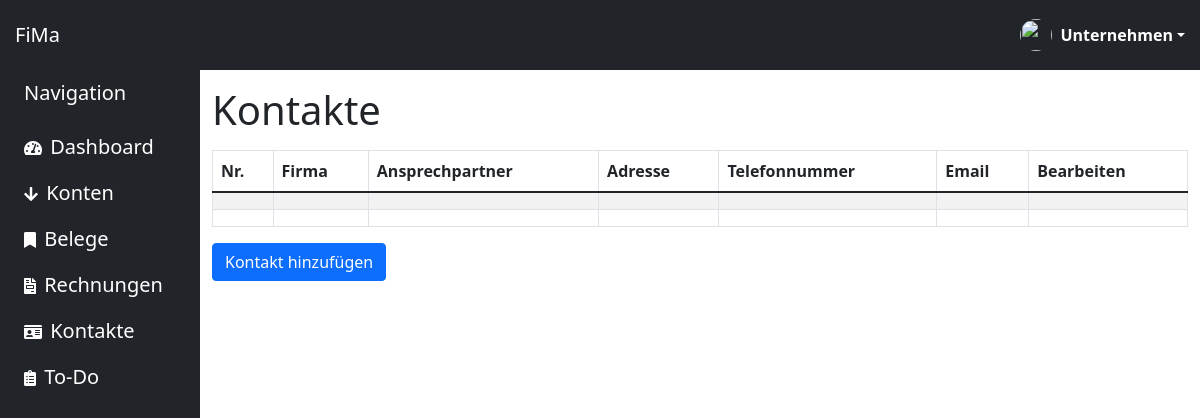
The page /contacts/ on the database as committed earlier.
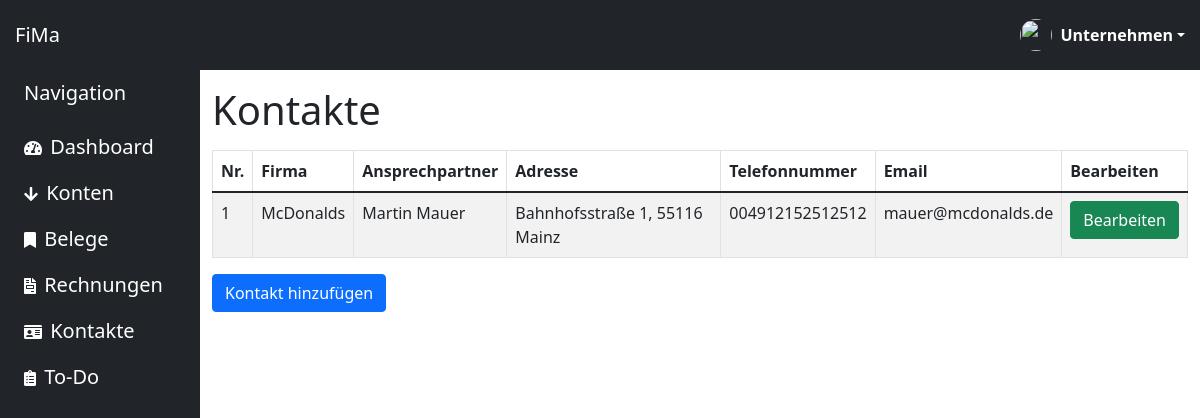
The same page on the database as committed later.
### home/models.py (models this page shows)
class contact(models.Model):
    kontaktnummer = models.IntegerField()
    firma = models.CharField(max_length=25)
    ansprechpartner = models.CharField(max_length=40)
    adresse = models.CharField(max_length=50)
    telefonnummer = models.CharField(max_length=15)
    email = models.EmailField(max_length=254)

### home/views.py (the view)
# urls.py: path('contacts/', views.contacts, name='contacts'),
def contacts(request):
    if 'edit' in request.GET:
        knummer = request.GET.get('edit')
        receipt_to_edit = receipt.objects.get(kontaktnummer=knummer)
        form = EditContactForm(instance=receipt_to_edit)
    else:
        form = EditContactForm()
    all_contacts = contact.objects.all()
    all_contacts_dict = {
        'contact': all_contacts
    }
    context = {"title": "Kontakte","all_contacts_dict": all_contacts,"form": form}
    return render(request, 'home/contacts.html',context)

### home/templates/home/contacts.html (shortened to what this page needs)
{% extends "home/base.html"%}
{%load static%}
{% block hauptinhalt %}
<div class="col py-3">
    <h1>Kontakte</h1>
    <div class="table-responsive">
        <table class="table table-bordered table-hover table-striped">
            <thead>
                <tr>
                    <th>Nr.</th>
                    <th>Firma</th>
                    <th>Ansprechpartner</th>
                    <th>Adresse</th>
                    <th>Telefonnummer</th>
                    <th>Email</th>
                    <th>Bearbeiten</th>
                </tr>
            </thead>
            <tbody>
                {% if all_contacts_dict  %}
                {% for contact in all_contacts_dict %}
                <tr>
                    <td>{{contact.kontaktnummer}}</td>
                    <td>{{contact.firma}}</td>
                    <td>{{contact.ansprechpartner}}</td>
                    <td>{{contact.adresse}}</td>
                    <td>{{contact.telefonnummer}}</td>
                    <td>{{contact.email}}</td>
                    <td><button name="edit" value={{contact.kontaktnummer}} type="submit" class="btn btn-success editbtn" data-toogle="editmodal" data-target="editmodal">Bearbeiten</button></td>
                </tr>
                {% endfor %}
                </tbody>
                {% else %}
                <tr>
                    <td></td>
                    <td></td>
                    <td></td>
                    <td></td>
                    <td></td>
                    <td></td>
                    <td></td>
                </tr>
                <tr>
                    <td></td>
                    <td></td>
                    <td></td>
                    <td></td>
                    <td></td>
                    <td></td>
                    <td></td>
                </tr>
            </tbody>
            {% endif %}
        </table>
    </div>
    <a href="{% url 'edit:editContacts'%}" class="btn btn-primary">Kontakt hinzufügen</a>
</div>
{% endblock hauptinhalt %}

Rows that differ between the two databases and show on the page:
added contact: kontaktnummer "1", firma "McDonalds", ansprechpartner "Martin Mauer", adresse "Bahnhofsstraße 1, 55116 Mainz", telefonnummer "004912152512512", email "mauer@mcdonalds.de"
